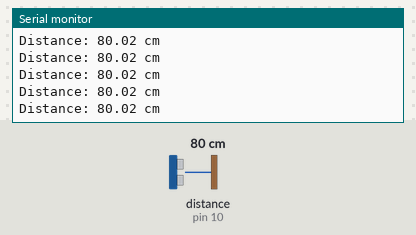
The sketch below on a simulated Arduino Uno, built with avr-gcc and run on an emulated ATmega328P. On the bench: the last lines printed to the serial monitor. Wiring (inferred from the names in the program): ultrasonic range finder: trigger pin 9; echo pin 10. The inputs (shaded band) are chosen by the test bench; at power-on: distance to the obstacle (sensor on pin 10) 80 cm. The echo pulse lasts 58.3 µs per cm.

Above: at 1.2 s.
1.3 s: distance to the obstacle (sensor on pin 10) set to 35 cm
At 1.6 s:
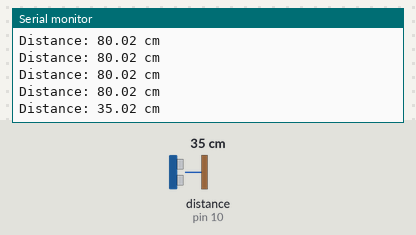
4.3 s: distance to the obstacle (sensor on pin 10) set to 2 cm
At 4.44 s:
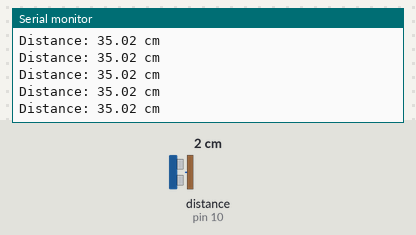
Timing chart, 0 to 7.3 s (numbered marks = the images above; inputs shaded):
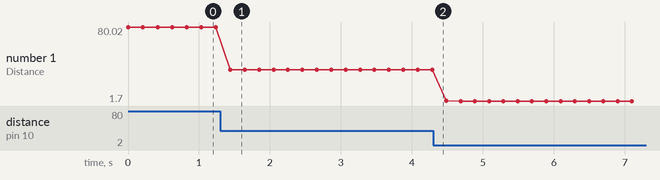

The sketch:

10-ultrason.ino
```cpp
const int TRIG = 9;
const int ECHO = 10;

void setup() {
  pinMode(TRIG, OUTPUT);
  pinMode(ECHO, INPUT);
  Serial.begin(9600);
}

void loop() {
  digitalWrite(TRIG, LOW);
  delayMicroseconds(2);
  digitalWrite(TRIG, HIGH);
  delayMicroseconds(10);
  digitalWrite(TRIG, LOW);

  unsigned long duree = pulseIn(ECHO, HIGH, 30000);
  if (duree == 0) {
    Serial.println("Aucune mesure");
  } else {
    float distance = duree * 0.0343 / 2.0;
    Serial.print("Distance: ");
    Serial.print(distance);
    Serial.println(" cm");
  }
  delay(200);
}
```

Measured:
- after the input at 1.3 s, the serial monitor: prints a new line after 0.14 s (image 1)
- plotted number 1: 80.02 → 35.02 after the input at 1.3 s, 35.02 → 1.7 after the input at 4.3 s
